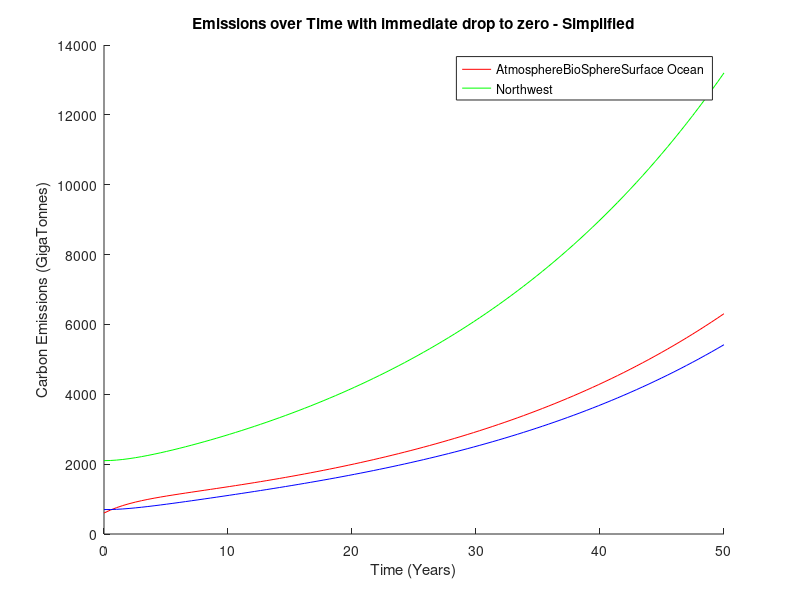

Reproduce this figure in MATLAB.
clc
clear
format long
x_1850i = [600 2100 700]
B = [-210.15/600 , 13/70, 0; ...
    1/5, -120/2100, 0; ...
    90/600 , 0, -95.3/700]

[V,D] = eig(B);

t = 0;
a = V\x_1850i';
f = @(t) a.*exp(diag(D)*t);
x = @(t) V*f(t);
t = linspace(0,50);

X = x(t);
% plot(t,X(1:3,:))
hold on
% plot(2.2222,851.056,'r*')
plot(t,X(1,:),'r')
plot(t,X(2,:),'g')
plot(t,X(3,:),'b')
title('Emissions over Time with immediate drop to zero - Simplified')
ylabel('Carbon Emissions (GigaTonnes)')
xlabel('Time (Years)')
Labels = ["Atmosphere" "BioSphere" "Surface Ocean"]
legend(Labels, location = "Northwest" );